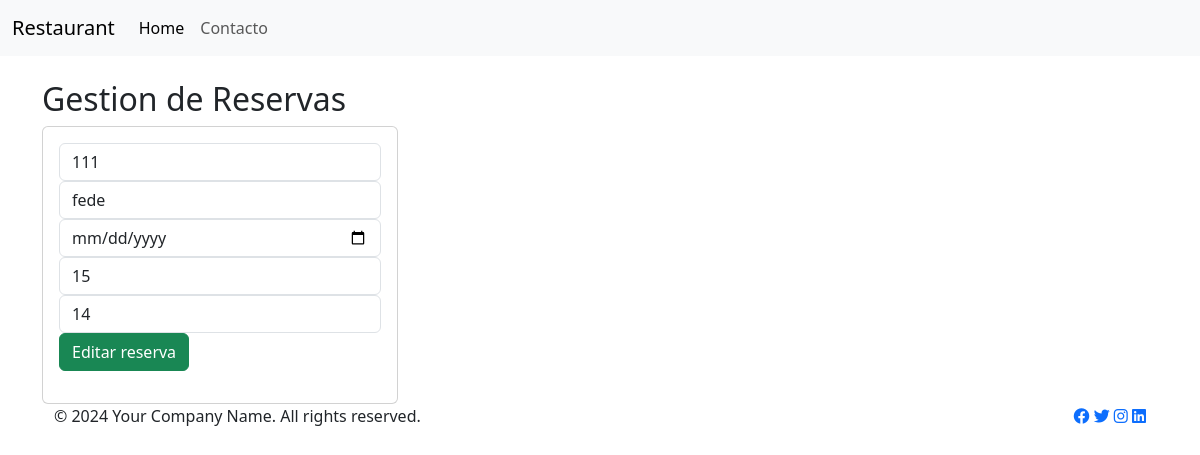
/edicionReserva/111, run on the app's committed database.
### Aplicaciones/Plataforma/models.py (models this page shows, shortened)
class Reservas(models.Model):
    codigo=models.CharField(primary_key=True,max_length=6)
    nombre=models.CharField(max_length=50)
    fecha=models.DateField()
    hora=models.IntegerField()
    personas=models.IntegerField()

### Aplicaciones/Plataforma/views.py (the view)
# urls.py: path('edicionReserva/<codigo>',views.edicionReserva),
def edicionReserva(request,codigo):
    reserva=Reservas.objects.get(codigo=codigo)
    return render(request,"edicionReserva.html",{'reserva':reserva})

### Aplicaciones/Plataforma/templates/edicionReserva.html (shortened to what this page needs)
{%extends "./base.html" %}
{%block body%}
<div class="row">
    <div class="col-sm-12 col-md-6 col-lg-4 col-xl-4">
        <h2>Gestion de Reservas</h2>
        <div class="card">
            <div class="card-body">
                <form action="/editarReserva/" method="POST">{%csrf_token%}
                    <div class="form-group">
                        <input type="text" id="txtcodigo" name="txtcodigo" value="{{reserva.codigo}}" class="form-control" placeholder="Codigo"  maxlength="6" required readonly>
                    </div>
                    <div class="form-group">
                        <input type="text" id="txtnombre" name="txtnombre" value="{{reserva.nombre}}" class="form-control" placeholder="Nombre" required>
                    </div>
                    <div class="form-group">
                        <input type="date" id="txtfecha" name="txtfecha" value="{{reserva.fecha}}" class="form-control" placeholder="Fecha" required>
                    </div>
                    <div class="form-group">
                        <input type="number" id="txthora" name="txthora" value="{{reserva.hora}}" class="form-control" placeholder="Horas" required>
                    </div>
                    <div class="form-group">
                        <input type="number" id="txtpersonas" name="txtpersonas" value="{{reserva.personas}}" class="form-control" placeholder="Personas" required>
                    </div>
                    <div class="form-group">
                        <button type="submit" class="btn btn-success btn-block text-white">Editar reserva</button>
                    </div>
                </form>
            </div>
        </div>
    </div>
    {%endblock%}

### data on the page
Reservas: txtcodigo "111", txtnombre "fede", txthora "15", txtpersonas "14"
